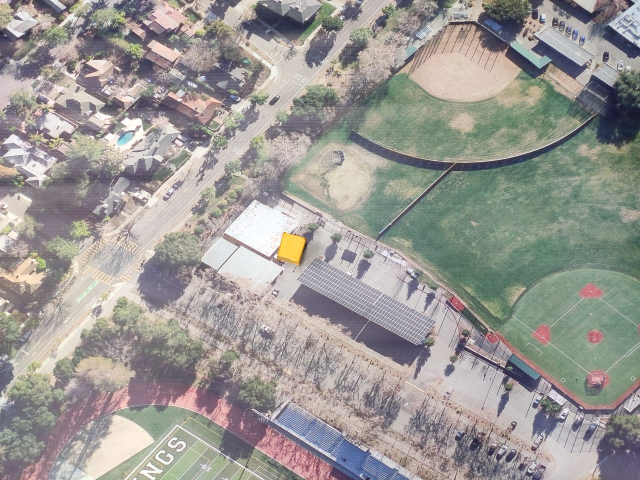
#> input picture yellow_detect.jpeg, 1280 x 960 px (shown at 1/2 size)
$ python test.py
#> lines starting #> are read from the running program, lines starting #| are printed output that depends on the picture; after the words box and inside, x2 and y2 are one past the last pixel; in counts of white or black regions, pixels touching at a corner belong together
import cv2
import numpy as np

image = cv2.imread("yellow_detect.jpeg")
#> image is the input picture: shape (960, 1280, 3); mean B, G, R 148.6, 152.4, 155.1

############  Creating Color Mask ################
hsv = cv2.cvtColor(image, cv2.COLOR_BGR2HSV)
#> hsv: shape (960, 1280, 3); mean H, S, V 72.4, 31.8, 162.1
lower_yellow = np.array([10, 120, 64])        #HSV values for Yellow color
upper_yellow = np.array([70, 224, 255])
mask = cv2.inRange(hsv, lower_yellow, upper_yellow)
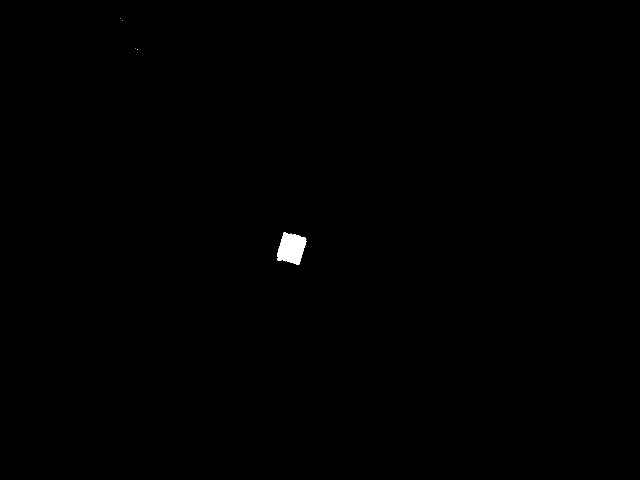
#> mask: shape (960, 1280) (shown at 1/2 size); 0.22% white; 5 white regions (4 under 20 px), largest, box (x1, y1, x2, y2) and area: (554, 464, 613, 530) 2677
res = cv2.bitwise_and(image, image, mask=mask)

############  Centroid Detection #################

M = cv2.moments(mask)
#> M = moments, m00 683910, centre m10/m00, m01/m00 = (582.1, 495.6)
cX = int(M["m10"] / M["m00"])
#> cX = 582
cY = int(M["m01"] / M["m00"])
#> cY = 495

print(cX,cY)
#| 582 495

# [6 lines of commented-out code are left out]
